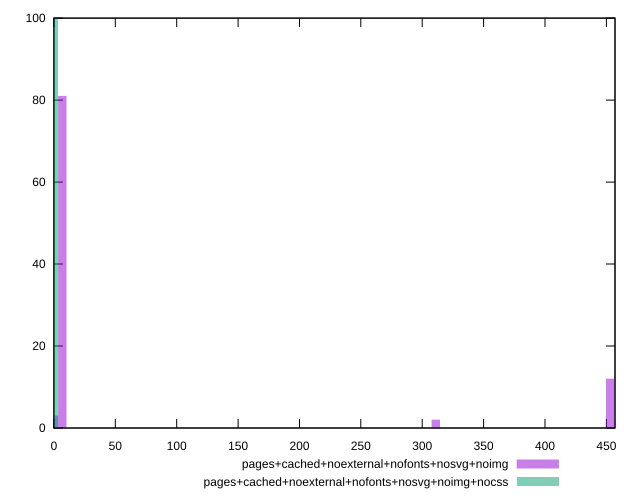

The script that saved this image:
reset
set terminal svg size 640, 500 enhanced background rgb 'white'
set output "report_00007_2020-12-11T15:55:29.892Z/render-blocking-resources/comparison/histogram/11_vs_12.svg"

$pagesCachedNoexternalNofontsNosvgNoimg <<EOF
6.761731948611114 81
453.03604055694467 12
311.0396696361113 2
459.79777250555577 2
0 3
EOF

$pagesCachedNoexternalNofontsNosvgNoimgNocss <<EOF
0 100
EOF

set key outside below
set boxwidth 6.761731948611114
set yrange [0:100]
set style fill transparent solid 0.5 noborder

plot \
  $pagesCachedNoexternalNofontsNosvgNoimg title "pages+cached+noexternal+nofonts+nosvg+noimg" with boxes, \
  $pagesCachedNoexternalNofontsNosvgNoimgNocss title "pages+cached+noexternal+nofonts+nosvg+noimg+nocss" with boxes, \


reset
